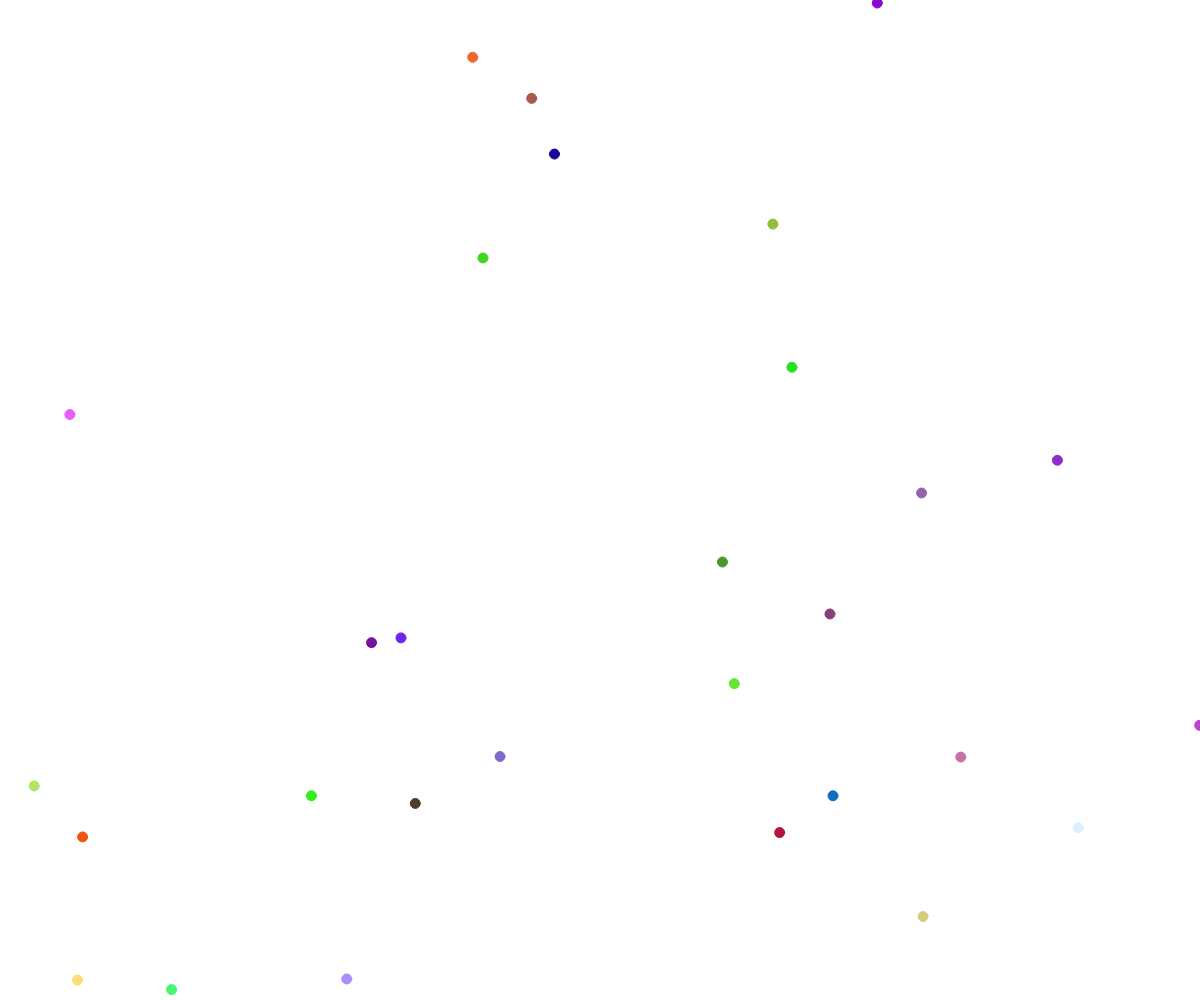
Frame 1 (no input)
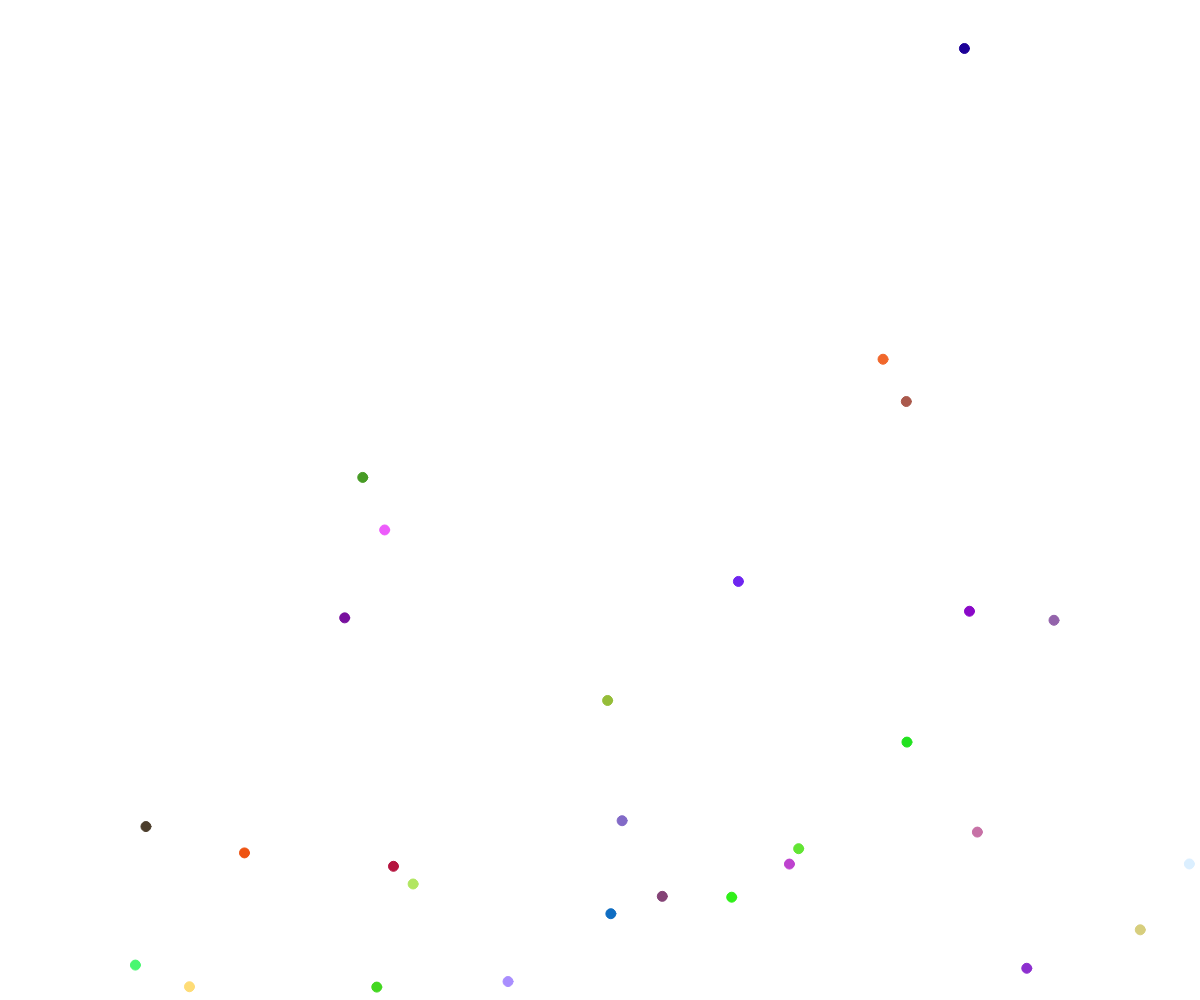
Frame 60 (no input)
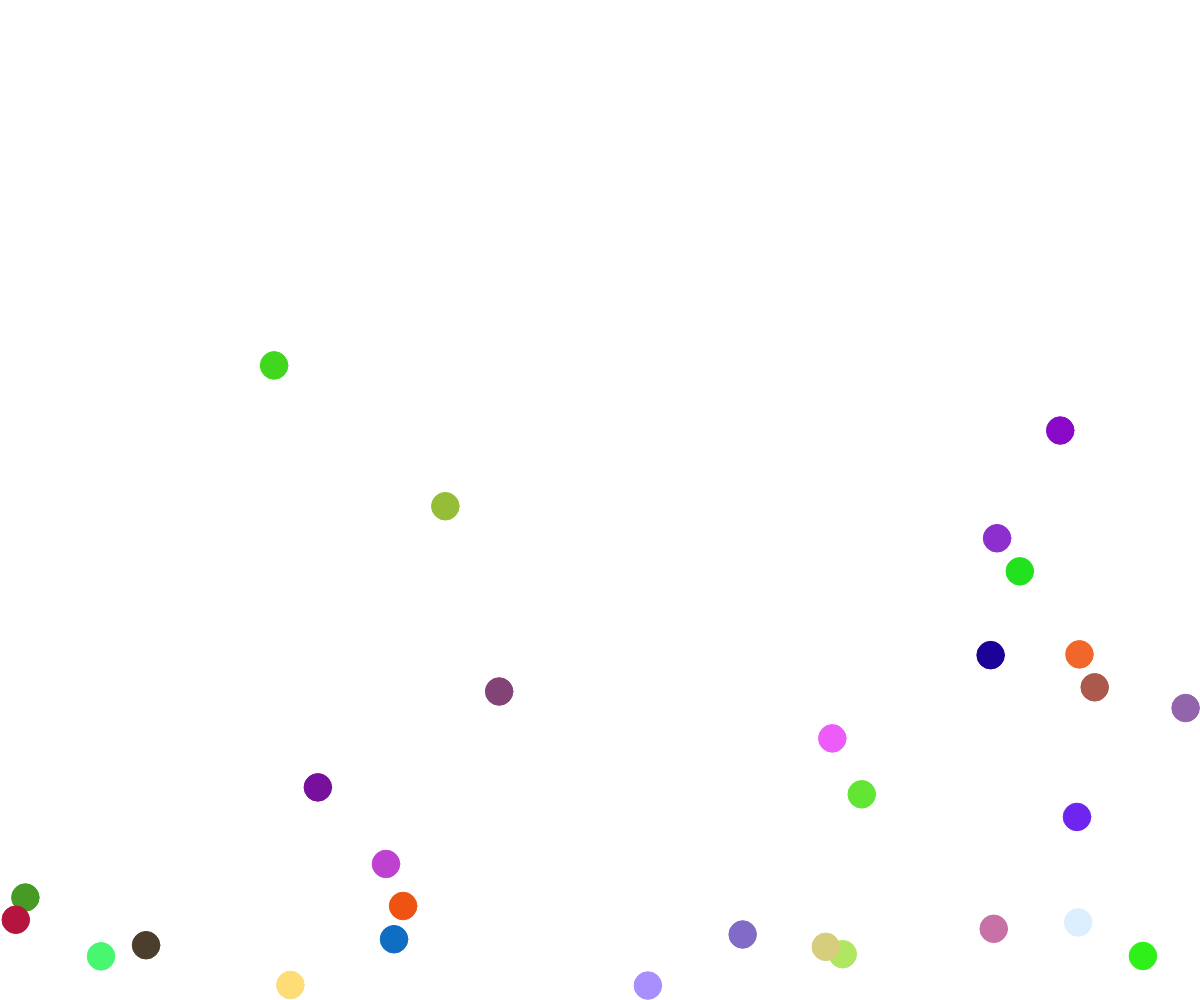
Frame 120 (the mouse pressed at the canvas centre since frame 60)

The p5.js sketch that drew these frames (run headless with seeded random() and noise() and a simulated clock; from frame 60 on, the mouse is pressed at the canvas centre):

// p5.js sketch
// ── sketch.js
var r; // You may Edit this.
var n;


var balls = [];
var mouseSpeedX = 0;
var mouseSpeedY = 0;
var previousMouseX;
var previousMouseY;
function setup() {
  n = random(40);
  r = 5;
  createCanvas(window.innerWidth, window.innerHeight);
  for (var i=0;i<n;i++) {
    balls[i] = {};
    balls[i].speedX = random(16)-8;
    balls[i].speedY = random(16)-8;
    balls[i].x = random(window.innerWidth);
    balls[i].y = random(window.innerHeight);
    balls[i].idle = false;
    balls[i].idleSeconds = 0;
    balls[i].color = color(random(255),random(255),random(255));
  }
  previousMouseX = mouseX;
  previousMouseY = mouseY;
}
function mousePressed() {
  r = random(15)+5;
}
function draw() {
  mouseSpeedX = mouseX-previousMouseX;
  mouseSpeedY = mouseY-previousMouseY;
  background(255);
  for (var i=0;i<n;i++) {
    fill(balls[i].color);
    stroke(balls[i].color);
    ellipse(balls[i].x,balls[i].y,2*r,2*r);
    if (!balls[i].idle) {
      if (balls[i].x>=window.innerWidth-r) {
        balls[i].speedX*=-1;
        balls[i].x=window.innerWidth-r-1;
      }
      if (balls[i].y>=window.innerHeight-r) {
        balls[i].speedY*=-0.9;
        balls[i].y=window.innerHeight-r;
        balls[i].speedX*=0.95;
      }
      if (balls[i].x<=r) {
        balls[i].speedX*=-1;
        balls[i].x=r;
      }
      if (balls[i].y<=r) {
        balls[i].speedY*=-1;
        balls[i].y=r;
      }
    }
    balls[i].speedY+=0.2;
    if (sqrt(abs(mouseX-balls[i].x)**2+abs(mouseY-balls[i].y)**2)<=r) {
      balls[i].speedX = mouseSpeedX;
      balls[i].speedY = mouseSpeedY;
      balls[i].x+=balls[i].speedX;
      balls[i].y+=balls[i].speedY;
    }
    balls[i].x+=balls[i].speedX;
    balls[i].y+=balls[i].speedY;
    if (abs(balls[i].speedY)<=0.21) {balls[i].idleSeconds+=10;} else {balls[i].idleSeconds--;}
    if (balls[i].idleSeconds>=2000) {balls[i].idle=true;}
    if (balls[i].y>window.innerHeight+100*r) {balls[i].y=-r*10;balls[i].speedX = random(16)-8;balls[i].speedY = random(10)-2;}
    if (balls[i].idle && balls[i].y>=r && balls[i].y<4*r) {balls[i].idle=false;balls[i].idleSeconds=0;}
  }
  previousMouseX = mouseX;
  previousMouseY = mouseY;
}
